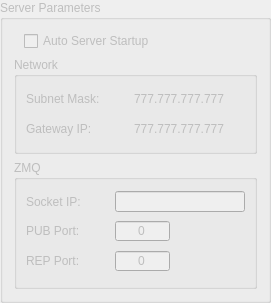
       <widget class="QGroupBox" name="gbServerParams">
        <property name="enabled">
         <bool>false</bool>
        </property>
        <property name="title">
         <string>Server Parameters</string>
        </property>
        <layout class="QGridLayout" name="gridLayout_5">
         <property name="verticalSpacing">
          <number>6</number>
         </property>
         <item row="0" column="0">
          <layout class="QHBoxLayout" name="horizontalLayout_9">
           <item>
            <spacer name="horizontalSpacer_12">
             <property name="orientation">
              <enum>Qt::Orientation::Horizontal</enum>
             </property>
             <property name="sizeType">
              <enum>QSizePolicy::Policy::Maximum</enum>
             </property>
             <property name="sizeHint" stdset="0">
              <size>
               <width>10</width>
               <height>20</height>
              </size>
             </property>
            </spacer>
           </item>
           <item>
            <widget class="QCheckBox" name="cbAutoStartup">
             <property name="statusTip">
              <string/>
             </property>
             <property name="text">
              <string>Auto Server Startup</string>
             </property>
            </widget>
           </item>
          </layout>
         </item>
         <item row="1" column="0">
          <widget class="QGroupBox" name="gbNetwork">
           <property name="enabled">
            <bool>false</bool>
           </property>
           <property name="minimumSize">
            <size>
             <width>243</width>
             <height>97</height>
            </size>
           </property>
           <property name="maximumSize">
            <size>
             <width>243</width>
             <height>113</height>
            </size>
           </property>
           <property name="title">
            <string>Network</string>
           </property>
           <layout class="QGridLayout" name="gridLayout_3">
            <property name="verticalSpacing">
             <number>6</number>
            </property>
            <item row="1" column="1">
             <widget class="QLineEdit" name="txtGatewayIP">
              <property name="sizePolicy">
               <sizepolicy hsizetype="Preferred" vsizetype="Fixed">
                <horstretch>0</horstretch>
                <verstretch>0</verstretch>
               </sizepolicy>
              </property>
              <property name="minimumSize">
               <size>
                <width>130</width>
                <height>0</height>
               </size>
              </property>
              <property name="maximumSize">
               <size>
                <width>130</width>
                <height>22</height>
               </size>
              </property>
              <property name="statusTip">
               <string>Gateway IP</string>
              </property>
              <property name="styleSheet">
               <string notr="true">background-color:rgba(0,0,0,0)</string>
              </property>
              <property name="inputMask">
               <string>000.000.000.000</string>
              </property>
              <property name="text">
               <string>777.777.777.777</string>
              </property>
              <property name="frame">
               <bool>false</bool>
              </property>
              <property name="echoMode">
               <enum>QLineEdit::EchoMode::Normal</enum>
              </property>
              <property name="cursorPosition">
               <number>15</number>
              </property>
              <property name="alignment">
               <set>Qt::AlignmentFlag::AlignCenter</set>
              </property>
              <property name="readOnly">
               <bool>true</bool>
              </property>
              <property name="change" stdset="0">
               <bool>false</bool>
              </property>
             </widget>
            </item>
            <item row="0" column="0">
             <widget class="QLabel" name="lblMotoIP_2">
              <property name="minimumSize">
               <size>
                <width>0</width>
                <height>0</height>
               </size>
              </property>
              <property name="maximumSize">
               <size>
                <width>90</width>
                <height>22</height>
               </size>
              </property>
              <property name="text">
               <string>Subnet Mask:</string>
              </property>
             </widget>
            </item>
            <item row="0" column="1">
             <widget class="QLineEdit" name="txtSubMask">
              <property name="sizePolicy">
               <sizepolicy hsizetype="Preferred" vsizetype="Fixed">
                <horstretch>0</horstretch>
                <verstretch>0</verstretch>
               </sizepolicy>
              </property>
              <property name="minimumSize">
               <size>
                <width>130</width>
                <height>0</height>
               </size>
              </property>
              <property name="maximumSize">
               <size>
                <width>130</width>
                <height>22</height>
               </size>
              </property>
              <property name="statusTip">
               <string>CLP Subnet Mask</string>
              </property>
              <property name="styleSheet">
               <string notr="true">background-color:rgba(0,0,0,0)</string>
              </property>
              <property name="inputMask">
               <string>000.000.000.000</string>
              </property>
              <property name="text">
               <string>777.777.777.777</string>
              </property>
              <property name="frame">
               <bool>false</bool>
              </property>
              <property name="echoMode">
               <enum>QLineEdit::EchoMode::Normal</enum>
              </property>
              <property name="cursorPosition">
               <number>15</number>
              </property>
              <property name="alignment">
               <set>Qt::AlignmentFlag::AlignCenter</set>
              </property>
              <property name="readOnly">
               <bool>true</bool>
              </property>
              <property name="change" stdset="0">
               <bool>false</bool>
              </property>
             </widget>
            </item>
            <item row="1" column="0">
             <widget class="QLabel" name="lblMotoIP_3">
              <property name="minimumSize">
               <size>
                <width>0</width>
                <height>0</height>
               </size>
              </property>
              <property name="maximumSize">
               <size>
                <width>90</width>
                <height>22</height>
               </size>
              </property>
              <property name="text">
               <string>Gateway IP:</string>
              </property>
             </widget>
            </item>
           </layout>
          </widget>
         </item>
         <item row="2" column="0">
          <widget class="QGroupBox" name="gbZMQ">
           <property name="enabled">
            <bool>false</bool>
           </property>
           <property name="minimumSize">
            <size>
             <width>243</width>
             <height>129</height>
            </size>
           </property>
           <property name="maximumSize">
            <size>
             <width>243</width>
             <height>129</height>
            </size>
           </property>
           <property name="title">
            <string>ZMQ</string>
           </property>
           <property name="flat">
            <bool>false</bool>
           </property>
           <layout class="QGridLayout" name="gridLayout_2">
            <item row="0" column="0">
             <widget class="QLabel" name="lblSocketIP">
              <property name="maximumSize">
               <size>
                <width>90</width>
                <height>21</height>
               </size>
              </property>
              <property name="text">
               <string>Socket IP:</string>
              </property>
             </widget>
            </item>
            <item row="0" column="1">
             <widget class="QLineEdit" name="txtSocketIP">
              <property name="enabled">
               <bool>false</bool>
              </property>
              <property name="minimumSize">
               <size>
                <width>130</width>
                <height>0</height>
               </size>
              </property>
              <property name="maximumSize">
               <size>
                <width>130</width>
                <height>21</height>
               </size>
              </property>
              <property name="statusTip">
               <string>ZMQ socket</string>
              </property>
              <property name="styleSheet">
               <string notr="true"/>
              </property>
              <property name="inputMask">
               <string/>
              </property>
              <property name="text">
               <string/>
              </property>
              <property name="maxLength">
               <number>32767</number>
              </property>
              <property name="alignment">
               <set>Qt::AlignmentFlag::AlignCenter</set>
              </property>
              <property name="readOnly">
               <bool>false</bool>
              </property>
              <property name="change" stdset="0">
               <bool>false</bool>
              </property>
             </widget>
            </item>
            <item row="1" column="0">
             <widget class="QLabel" name="lblPubPort">
              <property name="maximumSize">
               <size>
                <width>90</width>
                <height>21</height>
               </size>
              </property>
              <property name="text">
               <string>PUB Port:</string>
              </property>
             </widget>
            </item>
            <item row="1" column="1">
             <widget class="QSpinBox" name="spinPortPub">
              <property name="minimumSize">
               <size>
                <width>55</width>
                <height>22</height>
               </size>
              </property>
              <property name="maximumSize">
               <size>
                <width>55</width>
                <height>22</height>
               </size>
              </property>
              <property name="focusPolicy">
               <enum>Qt::FocusPolicy::WheelFocus</enum>
              </property>
              <property name="toolTip">
               <string/>
              </property>
              <property name="statusTip">
               <string>ZMQ PUB port</string>
              </property>
              <property name="frame">
               <bool>true</bool>
              </property>
              <property name="alignment">
               <set>Qt::AlignmentFlag::AlignCenter</set>
              </property>
              <property name="buttonSymbols">
               <enum>QAbstractSpinBox::ButtonSymbols::NoButtons</enum>
              </property>
              <property name="accelerated">
               <bool>true</bool>
              </property>
              <property name="showGroupSeparator" stdset="0">
               <bool>false</bool>
              </property>
              <property name="maximum">
               <number>65535</number>
              </property>
              <property name="stepType">
               <enum>QAbstractSpinBox::StepType::DefaultStepType</enum>
              </property>
              <property name="change" stdset="0">
               <bool>false</bool>
              </property>
             </widget>
            </item>
            <item row="2" column="0">
             <widget class="QLabel" name="lblRepPort">
              <property name="maximumSize">
               <size>
                <width>90</width>
                <height>21</height>
               </size>
              </property>
              <property name="text">
               <string>REP Port:</string>
              </property>
             </widget>
            </item>
            <item row="2" column="1">
             <widget class="QSpinBox" name="spinPortRep">
              <property name="minimumSize">
               <size>
                <width>55</width>
                <height>22</height>
               </size>
              </property>
              <property name="maximumSize">
               <size>
                <width>55</width>
                <height>22</height>
               </size>
              </property>
              <property name="focusPolicy">
               <enum>Qt::FocusPolicy::WheelFocus</enum>
              </property>
              <property name="toolTip">
               <string/>
              </property>
              <property name="statusTip">
               <string>ZMQ REP Port</string>
              </property>
              <property name="frame">
               <bool>true</bool>
              </property>
              <property name="alignment">
               <set>Qt::AlignmentFlag::AlignCenter</set>
              </property>
              <property name="buttonSymbols">
               <enum>QAbstractSpinBox::ButtonSymbols::NoButtons</enum>
              </property>
              <property name="accelerated">
               <bool>true</bool>
              </property>
              <property name="showGroupSeparator" stdset="0">
               <bool>false</bool>
              </property>
              <property name="maximum">
               <number>65535</number>
              </property>
              <property name="stepType">
               <enum>QAbstractSpinBox::StepType::DefaultStepType</enum>
              </property>
              <property name="change" stdset="0">
               <bool>false</bool>
              </property>
             </widget>
            </item>
           </layout>
          </widget>
         </item>
        </layout>
       </widget>
